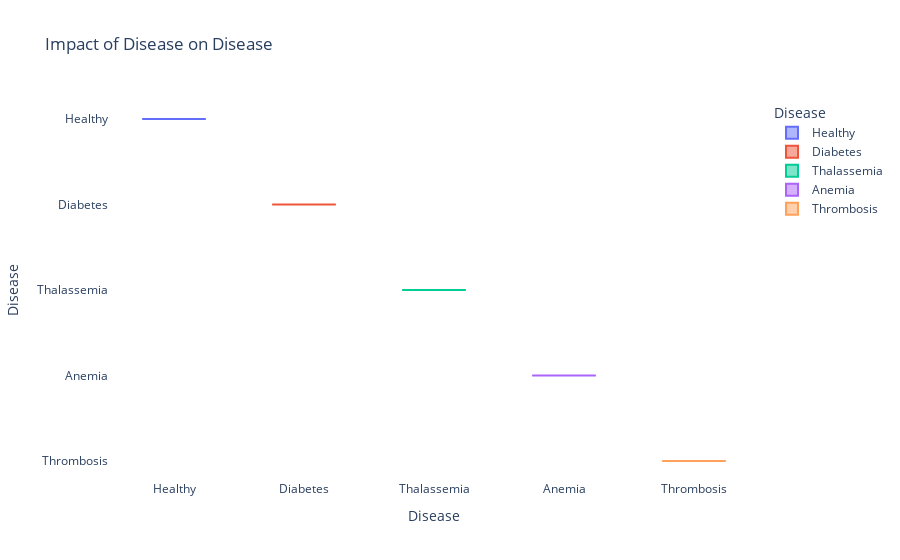

The cell this chart's notebook holds for it:
### Code cell
plot_feature_impact_on_disease(dataframe=df_disease,
                               target_variable=var_target,
                               feature_name=var_target)

### Figure 1 — Plotly figure (JSON) as saved in the notebook; plotly's stock layout.template omitted (floating-point values rounded to 4 significant figures; data arrays with more than 128 entries replaced by an {"elided": "..."} marker saying what was removed)
{"data": [{"alignmentgroup": "True", "hovertemplate": "Disease=%{y}<extra></extra>", "legendgroup": "Healthy", "marker": {"color": "#636efa"}, "name": "Healthy", "notched": false, "offsetgroup": "Healthy", "orientation": "v", "showlegend": true, "type": "box", "x": {"elided": "561 str values"}, "x0": " ", "xaxis": "x", "y": {"elided": "561 str values"}, "y0": " ", "yaxis": "y"}, {"alignmentgroup": "True", "hovertemplate": "Disease=%{y}<extra></extra>", "legendgroup": "Diabetes", "marker": {"color": "#EF553B"}, "name": "Diabetes", "notched": false, "offsetgroup": "Diabetes", "orientation": "v", "showlegend": true, "type": "box", "x": {"elided": "834 str values"}, "x0": " ", "xaxis": "x", "y": {"elided": "834 str values"}, "y0": " ", "yaxis": "y"}, {"alignmentgroup": "True", "hovertemplate": "Disease=%{y}<extra></extra>", "legendgroup": "Thalassemia", "marker": {"color": "#00cc96"}, "name": "Thalassemia", "notched": false, "offsetgroup": "Thalassemia", "orientation": "v", "showlegend": true, "type": "box", "x": {"elided": "557 str values"}, "x0": " ", "xaxis": "x", "y": {"elided": "557 str values"}, "y0": " ", "yaxis": "y"}, {"alignmentgroup": "True", "hovertemplate": "Disease=%{y}<extra></extra>", "legendgroup": "Anemia", "marker": {"color": "#ab63fa"}, "name": "Anemia", "notched": false, "offsetgroup": "Anemia", "orientation": "v", "showlegend": true, "type": "box", "x": {"elided": "707 str values"}, "x0": " ", "xaxis": "x", "y": {"elided": "707 str values"}, "y0": " ", "yaxis": "y"}, {"alignmentgroup": "True", "hovertemplate": "Disease=%{y}<extra></extra>", "legendgroup": "Thrombosis", "marker": {"color": "#FFA15A"}, "name": "Thrombosis", "notched": false, "offsetgroup": "Thrombosis", "orientation": "v", "showlegend": true, "type": "box", "x": {"elided": "139 str values"}, "x0": " ", "xaxis": "x", "y": {"elided": "139 str values"}, "y0": " ", "yaxis": "y"}], "layout": {"boxmode": "overlay", "legend": {"title": {"text": "Disease"}, "tracegroupgap": 0}, "paper_bgcolor": "white", "plot_bgcolor": "white", "title": {"text": "Impact of Disease on Disease"}, "xaxis": {"anchor": "y", "categoryarray": ["Healthy", "Diabetes", "Thalassemia", "Anemia", "Thrombosis"], "categoryorder": "array", "domain": [0, 1], "title": {"text": "Disease"}}, "yaxis": {"anchor": "x", "categoryarray": ["Thrombosis", "Anemia", "Thalassemia", "Diabetes", "Healthy"], "categoryorder": "array", "domain": [0, 1], "title": {"text": "Disease"}}}}
